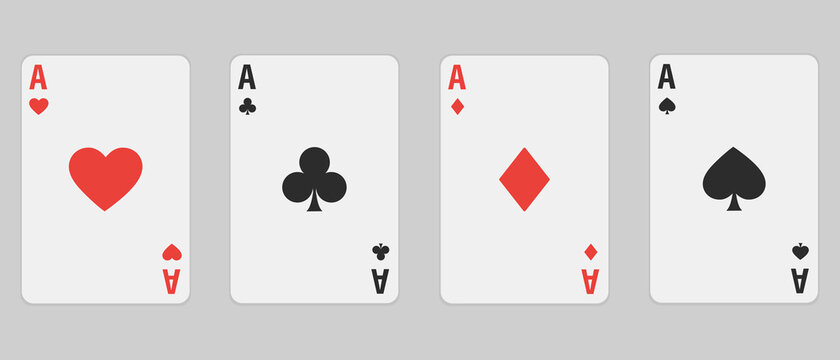
#> input picture Resources/cards.jpg, 840 x 360 px
$ python '6. Joining_images.py'
#> lines starting #> are read from the running program, lines starting #| are printed output that depends on the picture
import cv2
import numpy as np

img= cv2.imread("Resources/cards.jpg")
#> img is the input picture: shape (360, 840, 3); mean B, G, R 216.8, 216.9, 220.6
print(img.shape)
#| (360, 840, 3)
resized= cv2.resize(img, (360, 500))
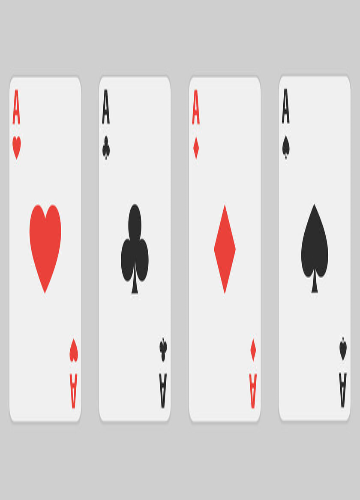
#> resized: shape (500, 360, 3); mean B, G, R 216.8, 216.9, 220.5
# stacking/Joining the image horizontally--> we will use numpy's hstack function
img_hor= np.hstack((resized, resized))
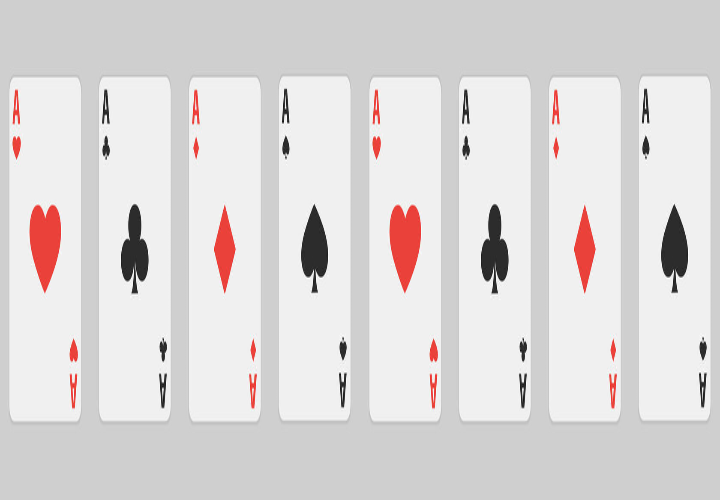
#> img_hor: shape (500, 720, 3); mean B, G, R 216.8, 216.9, 220.5

# stacking/joining the image vertically
img_vert= np.vstack((img, img))
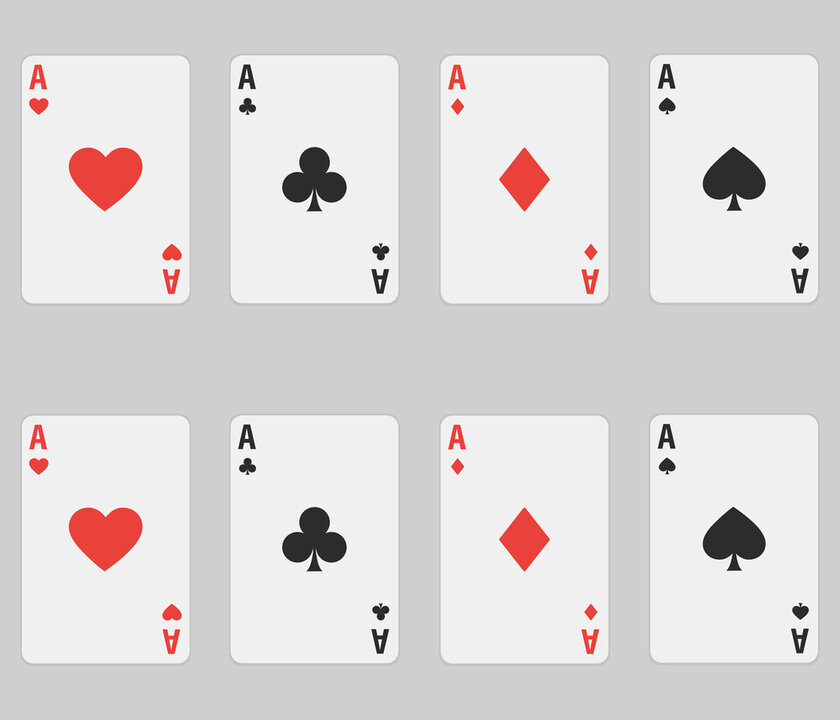
#> img_vert: shape (720, 840, 3); mean B, G, R 216.8, 216.9, 220.6

#Note:
#       Main Issue with using numpy stack to stack iamges is that it only stack images with same number of
#       channels that means we can not stack grayscale image with RGB image, because as we are using numpy
#       so dimensions will not match.
#showing
cv2.imshow("Normal Image", img)
cv2.imshow("Resized Iamge", resized)
cv2.imshow("Horizontally Stacked Resized Image", img_hor)
cv2.imshow("Vertical Stacked Image", img_vert)
cv2.waitKey(0)
